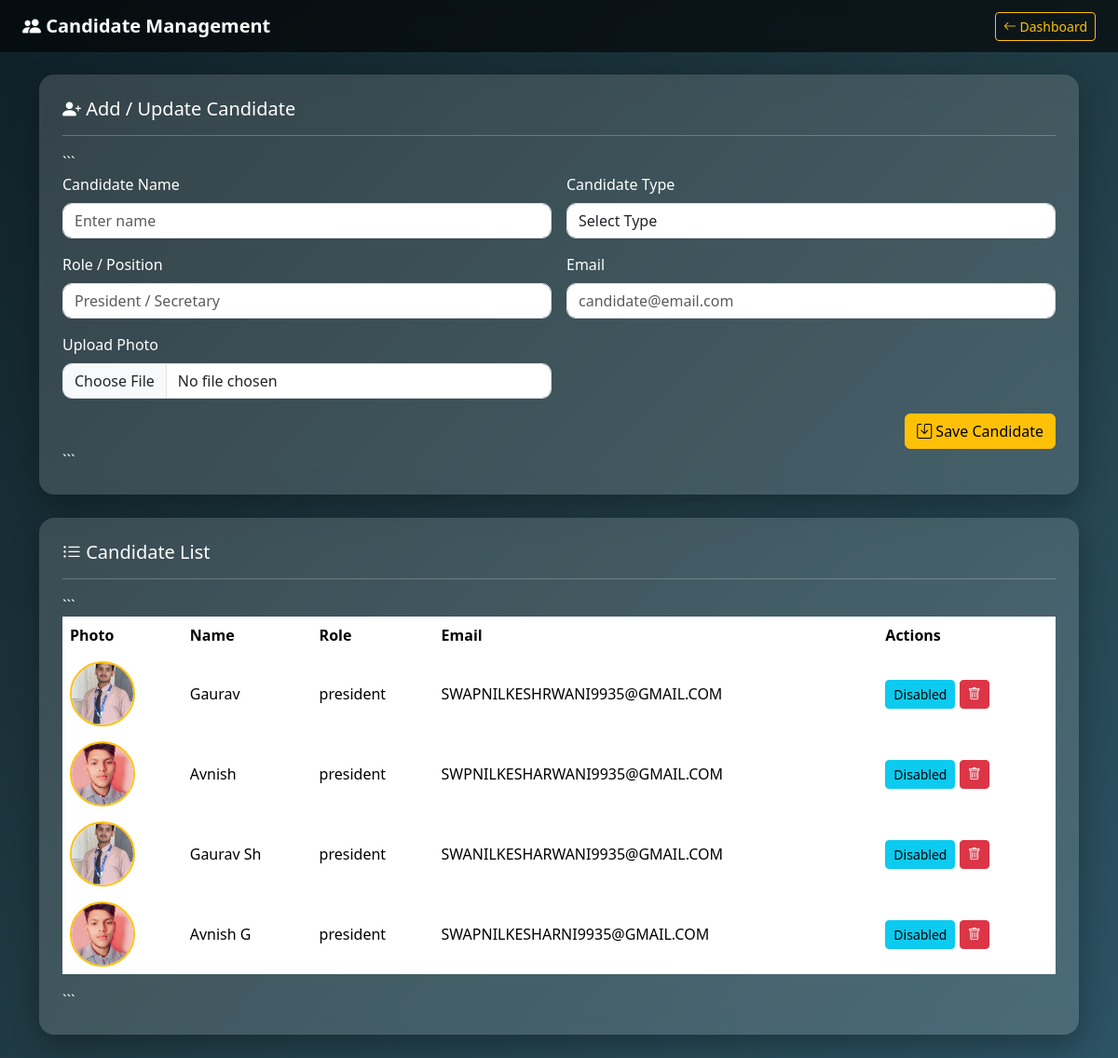
The page /candidate on the database its author committed.
### tables this page shows
CREATE TABLE CandidateData(id integer primary key autoincrement,C_Name text not null ,Email text not null unique,Registered_Time DATETIME DEFAULT Current_timestamp,Active_status integer default 1,Role text not null,Imagefile text not null, Candidate_Type text,Total_Votes integer default 0 );

### voting.py (the view)
@app.route("/candidate")
def candidate():
    rw=getcandiinfo()
    return render_template('candidate.html',rw=rw)

### voting.py (called while the page is built)
def getcandiinfo():
    conn=sq.connect("UserInfo.db")
    cur=conn.cursor()
    cur.execute('select * from CandidateData')
    return cur.fetchall()

### templates/candidate.html (shortened to what this page needs)
<!DOCTYPE html>
<html lang="en">
<head>
  <link href="https://cdn.jsdelivr.net/npm/bootstrap@5.3.2/dist/css/bootstrap.min.css" rel="stylesheet">
  <link href="https://cdn.jsdelivr.net/npm/bootstrap-icons/font/bootstrap-icons.css" rel="stylesheet">
</head>
<body>
<nav class="navbar navbar-expand-lg navbar-dark px-4">
  <a class="navbar-brand fw-bold" href="#">
    <i class="bi bi-people-fill"></i> Candidate Management
  </a>
  <div class="ms-auto">
    <a href="/dashboard" class="btn btn-outline-warning btn-sm">
      <i class="bi bi-arrow-left"></i> Dashboard
    </a>
  </div>
</nav>
<div class="container mt-4">
  <div class="glass-card">
    <h5><i class="bi bi-person-plus-fill"></i> Add / Update Candidate</h5>
    <hr class="text-light">
```
<form method="post" enctype="multipart/form-data">
  <div class="row g-3">
    <div class="col-md-6">
      <label class="form-label">Candidate Name</label>
      <input type="text" class="form-control" name="CName" placeholder="Enter name" required>
    </div>
    <div class="col-md-6">
       <label class="form-label">Candidate Type</label>
    <select id="userType" class="form-control" name="cantype">
        <option value="">Select Type</option>
      </select>
      </div>
    <div class="col-md-6">
      <label class="form-label">Role / Position</label>
      <input type="text" class="form-control" name="Role" placeholder="President / Secretary" required>
    </div>
    <div class="col-md-6">
      <label class="form-label">Email</label>
      <input type="email" class="form-control" name="Email" placeholder="candidate@email.com" required>
    </div>
    <div class="col-md-6">
      <label class="form-label">Upload Photo</label>
      <input type="file" class="form-control" name="photo"  accept="image/*" required>
    </div>
    <div class="col-12 text-end">
      <button type="submit" formaction="/Image_upload" class="btn btn-warning">
        <i class="bi bi-save"></i> Save Candidate
      </button>
    </div>
  </div>
</form>
```
  </div>
  <div class="glass-card">
    <h5><i class="bi bi-list-ul"></i> Candidate List</h5>
    <hr class="text-light">
```
<div class="table-responsive">
  <form method="post">
  <table class="table table-borderless align-middle">
    <thead>
      <tr>
        <th>Photo</th>
        <th>Name</th>
        <th>Role</th>
        <th>Email</th>
        <th>Actions</th>
      </tr>
    </thead>
    <tbody>
      {%for i in rw%}
      <tr>
        <td><img src="{{ url_for('static', filename='uploads/' + i[6]) }}" width="150" class="candidate-img"></td>
        <td>{{i[1]}}</td>
        <td>{{i[5]}}</td>
        <td>{{i[2]}}</td>
        <td>
          {%if i[4]==1 %}
          <button type="submit" name="id" value={{i[0]}} formaction="/Canedit" class="btn btn-sm btn-info">Disabled</button>
          {%elif i[4]==0 %}
          <button type="submit" name="id" value={{i[0]}} formaction="/Canedit" class="btn btn-sm btn-info">Enable</button>
          {%endif%}
          <button type="submit" name="id" value={{i[0]}} formaction="/CanDelete" class="btn btn-sm btn-danger"><i class="bi bi-trash"></i></button>
        </td>
      </tr>
      {%endfor%}
    </tbody>
  </table>
</form>
</div>
```
  </div>
</div>
</body>
</html>

### templates/candidate.html (style rules this page uses)
body { background: linear-gradient(135deg, #0f2027, #203a43, #2c5364); min-height: 100vh; color: #fff; }
.navbar { background: rgba(0,0,0,0.6); backdrop-filter: blur(8px); }
.glass-card { background: rgba(255,255,255,0.15); backdrop-filter: blur(12px); border-radius: 16px; padding: 25px; box-shadow: 0 10px 30px rgba(0,0,0,0.3); margin-bottom: 25px; }
.candidate-img { width: 70px; height: 70px; object-fit: cover; border-radius: 50%; border: 2px solid #ffc107; }
.table { color: #fff; }
.table thead { background: rgba(255,255,255,0.2); }
.form-control, .form-select { border-radius: 10px; }

### rows shown on the page
CandidateData: Imagefile (picture), C_Name "Gaurav", Role "president", Email "SWAPNILKESHRWANI9935@GMAIL.COM", {{ i[0] }} 1 (drawn)
CandidateData: Imagefile (picture), C_Name "Avnish", Role "president", Email "SWPNILKESHARWANI9935@GMAIL.COM", {{ i[0] }} 2 (drawn)
CandidateData: Imagefile (picture), C_Name "Gaurav Sh", Role "president", Email "SWANILKESHARWANI9935@GMAIL.COM", {{ i[0] }} 3 (drawn)
CandidateData: Imagefile (picture), C_Name "Avnish G", Role "president", Email "SWAPNILKESHARNI9935@GMAIL.COM", {{ i[0] }} 4 (drawn)
